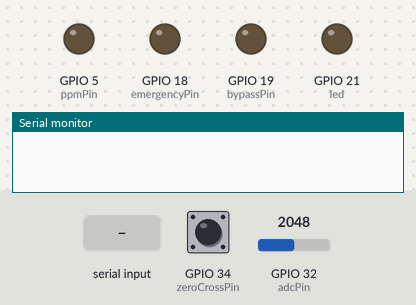
Recording of a sketch running on a simulated ESP32. Parts: output pins drawn as LEDs (lit = HIGH), the last lines printed to the serial monitor. The test bench sets the inputs (shaded band); at power-on: GPIO 34 (zeroCrossPin) HIGH, GPIO 32 (adcPin) = 2048.

Above: at 1.2 s.
1.3 s: "b" received over Serial
At 2.5 s:
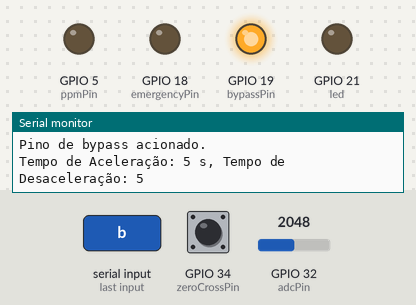
2.8 s: "p" received over Serial
At 3.7 s:
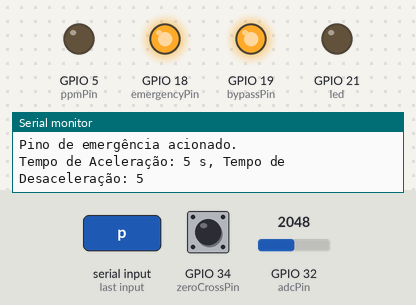
4.3 s: "B" received over Serial
At 4.9 s:
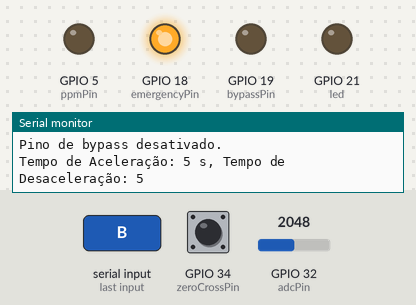
5.8 s: GPIO 34 (zeroCrossPin) pulled LOW for 0.15 s
At 6.7 s:
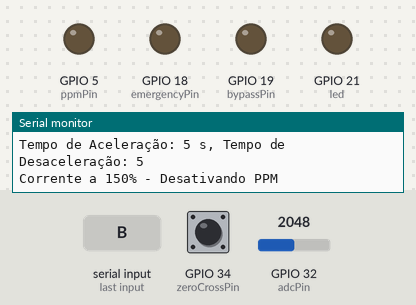
Timing chart, 0 to 8.4 s (numbered marks = the images above; inputs shaded):
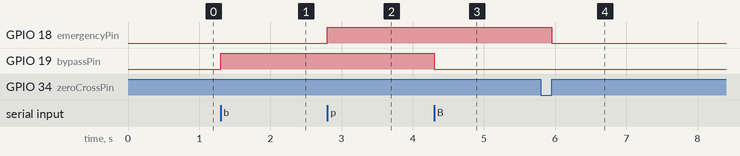

The sketch:

soft_starter.ino
```cpp
#include <Arduino.h>

// Configurações dos pinos
const int ppmPin = 5;         // Pino para o sinal PPM
const int zeroCrossPin = 34;  // Pino para o detector de cruzamento de zero
const int bypassPin = 19;     // Pino para o bypass
const int emergencyPin = 18;  // Pino para o relé de emergência
const int led = 21;
const int adcPin = 32;        // Pino ADC para medição
volatile bool zeroCrossDetected = false;

int estado = 1;
int pulseWidth = 600;          // Largura do pulso PPM em microssegundos (inicialmente 600us)
int posicao = 7800;            // Posição inicial do pulso (inicialmente 7800us)
int accelTime = 5;             // Tempo de aceleração em segundos
int decelTime = 5;             // Tempo de desaceleração em segundos
bool accelerating = true;      // Indicador de fase (aceleração ou desaceleração)
bool diminue = false;          // Indicador de desaceleração
int adcValue = 0;  // Leitura do valor ADC no pino 32
float voltage ;  // Converte para tensão (assumindo 3.3V como referência)
bool ppmHabilitado = true;  // Controle se o sinal PPM está habilitado

unsigned long lastUpdate = 0;  // Tempo da última atualização da posição
const unsigned long updateInterval = 50; // Intervalo de atualização em milissegundos

void IRAM_ATTR zeroCrossInterrupt() {
  zeroCrossDetected = true;
}

void setup() {
  // Inicializa a comunicação serial
  Serial.begin(115200);

  // Configura os pinos
  pinMode(ppmPin, OUTPUT);
  pinMode(zeroCrossPin, INPUT_PULLUP);
  pinMode(bypassPin, OUTPUT);
  pinMode(emergencyPin, OUTPUT);
  pinMode(adcPin, INPUT); // Configuração do pino ADC para leitura analógica
  pinMode(led, OUTPUT); // Configura o LED como saída

  // Inicializa os pinos em nível baixo (desligado)
  digitalWrite(bypassPin, LOW);
  digitalWrite(emergencyPin, LOW);

  // Configura o pino de interrupção para detectar cruzamento de zero
  attachInterrupt(digitalPinToInterrupt(zeroCrossPin), zeroCrossInterrupt, RISING);
}

void loop()
{
  // Verifica se há dados disponíveis no console serial
  if (Serial.available() > 0) {
    // Lê o caractere do console serial
    char input = Serial.read();

    // Ajusta o tempo de aceleração/desaceleração
    if (input == 'a') {
      accelTime += 1;
      if (accelTime > 50) accelTime = 50;
    } else if (input == 'A') {
      accelTime -= 1;
      if (accelTime < 5) accelTime = 5;
    } else if (input == 'd') {
      decelTime += 1;
      if (decelTime > 50) decelTime = 50;
    } else if (input == 'D') {
      decelTime -= 1;
      if (decelTime < 5) decelTime = 5;
    } else if (input == 's') { // Acelerar
      accelerating = true;
      posicao = 7000;
      diminue = false; // Interrompe a desaceleração quando 's' é pressionado
    } else if (input == 'r') { // Desacelerar
      diminue = true;
      accelerating = false; // Interrompe a aceleração quando 'r' é pressionado
    } else if (input == 'b') { // Ativar o pino de bypass
      digitalWrite(bypassPin, HIGH);
      Serial.println("Pino de bypass acionado.");
    } else if (input == 'B') { // Desativar o pino de bypass
      digitalWrite(bypassPin, LOW);
      Serial.println("Pino de bypass desativado.");
    } else if (input == 'p') { // Ativar o pino de emergência
      digitalWrite(emergencyPin, HIGH);
      Serial.println("Pino de emergência acionado.");
    } else if (input == 'P') { // Desativar o pino de emergência
      digitalWrite(emergencyPin, LOW);
      Serial.println("Pino de emergência desativado.");
    } else {
      Serial.println("Comando desconhecido.");
    }

    // Exibe os novos valores no console serial
    Serial.print("Tempo de Aceleração: ");
    Serial.print(accelTime);
    Serial.print(" s, Tempo de Desaceleração: ");
    Serial.println(decelTime);
  }

  // Verifica se houve cruzamento de zero
  if (zeroCrossDetected)
  {
    zeroCrossDetected = false;
    unsigned long currentTime = millis();
    if (currentTime - lastUpdate >= updateInterval) {
      lastUpdate = currentTime;

      // Controle de aceleração e desaceleração
      if (accelerating) {
        digitalWrite(emergencyPin, LOW);
        posicao -= (7800 / (accelTime * 1000 / updateInterval)); // Decrementa a posição com base no tempo de aceleração
        if (posicao <= 210) { // Alcança o mínimo
          posicao = 210;
          digitalWrite(bypassPin, HIGH);
          accelerating = false; // Para de acelerar ao atingir o valor mínimo
        }
      } else if (diminue) {
        posicao += (7000 / (decelTime * 1000 / updateInterval)); // Incrementa a posição com base no tempo de desaceleração
        digitalWrite(bypassPin, LOW);
        if (posicao >= 7000) { // Limite máximo para a posição
          posicao = 7000;
          digitalWrite(emergencyPin, HIGH);
          diminue = false; // Para de desacelerar ao atingir o valor máximo
        }
      }

      // Verificar se a corrente está em 150% e desativar o sinal PPM temporariamente
      if (voltage >= 1.44 && voltage < 1.67) // 150% da corrente nominal
      {
        Serial.println("Corrente a 150% - Desativando PPM");
        ppmHabilitado = false;  // Desabilita o sinal PPM
      }
      else if (voltage >= 1.67) // 200% da corrente nominal
      {
        Serial.println("Corrente a 200% - Desligando motor imediatamente");
        digitalWrite(emergencyPin, HIGH);  // Desliga o motor
      }
      else if (voltage < 1.44) // Corrente voltou abaixo de 150%, reabilitar PPM
      {
        Serial.println("Corrente normalizada - Reativando PPM");
        ppmHabilitado = true;  // Reabilita o sinal PPM
      }
    }

    // Sinal PPM controlado pela variável ppmHabilitado
    if (ppmHabilitado && estado == 1) {
      delayMicroseconds(posicao);

      digitalWrite(ppmPin, HIGH); // Pulso alto
      delayMicroseconds(pulseWidth); // Duração do pulso PPM
      digitalWrite(ppmPin, LOW); // Pulso baixo

      digitalWrite(led, LOW);
    }
  } // Fechamento correto da verificação do cruzamento de zero

  // Leitura do valor ADC no pino 32
  adcValue = analogRead(adcPin);
  voltage = (adcValue / 4095.0) * 3.3;  // Converte o valor ADC para tensão


} // Fechamento correto da função loop
```

Measured:
- after the input at 1.3 s, GPIO 19 (bypassPin): LOW → HIGH at once
- after the input at 2.8 s, GPIO 18 (emergencyPin): LOW → HIGH at once
- after the input at 4.3 s, GPIO 19 (bypassPin): HIGH → LOW at once
- after the input at 5.8 s, GPIO 18 (emergencyPin): HIGH → LOW after 0.15 s
